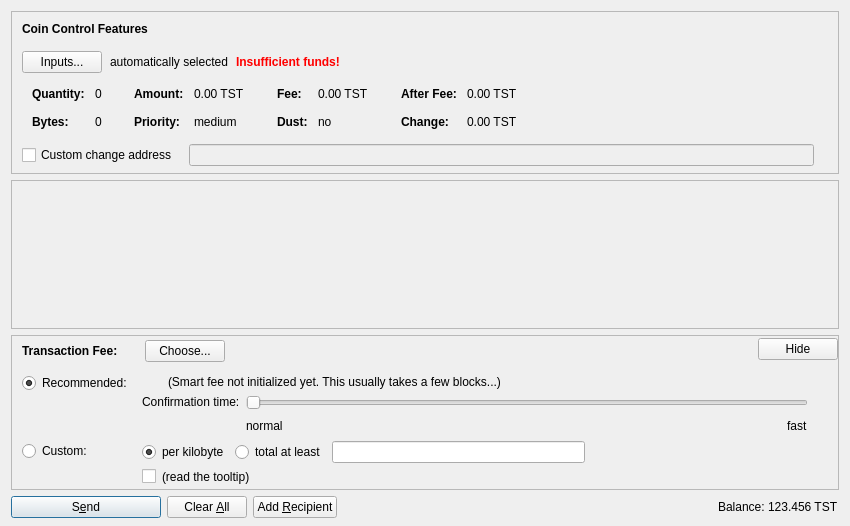
<?xml version="1.0" encoding="UTF-8"?>
<ui version="4.0">
 <class>SendCoinsDialog</class>
 <widget class="QDialog" name="SendCoinsDialog">
  <property name="geometry">
   <rect>
    <x>0</x>
    <y>0</y>
    <width>850</width>
    <height>526</height>
   </rect>
  </property>
  <property name="windowTitle">
   <string>Send Coins</string>
  </property>
  <layout class="QVBoxLayout" name="verticalLayout" stretch="0,1,0,0">
   <property name="bottomMargin">
    <number>8</number>
   </property>
   <item>
    <widget class="QFrame" name="frameCoinControl">
     <property name="sizePolicy">
      <sizepolicy hsizetype="Expanding" vsizetype="Expanding">
       <horstretch>0</horstretch>
       <verstretch>0</verstretch>
      </sizepolicy>
     </property>
     <property name="maximumSize">
      <size>
       <width>16777215</width>
       <height>16777215</height>
      </size>
     </property>
     <property name="frameShape">
      <enum>QFrame::StyledPanel</enum>
     </property>
     <property name="frameShadow">
      <enum>QFrame::Sunken</enum>
     </property>
     <layout class="QVBoxLayout" name="verticalLayoutCoinControl2">
      <property name="spacing">
       <number>0</number>
      </property>
      <property name="leftMargin">
       <number>0</number>
      </property>
      <property name="topMargin">
       <number>0</number>
      </property>
      <property name="rightMargin">
       <number>0</number>
      </property>
      <property name="bottomMargin">
       <number>6</number>
      </property>
      <item>
       <layout class="QVBoxLayout" name="verticalLayoutCoinControl" stretch="0,0,0,0,1">
        <property name="spacing">
         <number>0</number>
        </property>
        <property name="leftMargin">
         <number>10</number>
        </property>
        <property name="topMargin">
         <number>10</number>
        </property>
        <item>
         <layout class="QHBoxLayout" name="horizontalLayoutCoinControl1">
          <property name="bottomMargin">
           <number>15</number>
          </property>
          <item>
           <widget class="QLabel" name="labelCoinControlFeatures">
            <property name="sizePolicy">
             <sizepolicy hsizetype="Preferred" vsizetype="Maximum">
              <horstretch>0</horstretch>
              <verstretch>0</verstretch>
             </sizepolicy>
            </property>
            <property name="font">
             <font>
              <weight>75</weight>
              <bold>true</bold>
             </font>
            </property>
            <property name="styleSheet">
             <string notr="true">font-weight:bold;</string>
            </property>
            <property name="text">
             <string>Coin Control Features</string>
            </property>
           </widget>
          </item>
         </layout>
        </item>
        <item>
         <layout class="QHBoxLayout" name="horizontalLayoutCoinControl2" stretch="0,0,0,0">
          <property name="spacing">
           <number>8</number>
          </property>
          <property name="bottomMargin">
           <number>10</number>
          </property>
          <item>
           <widget class="QPushButton" name="pushButtonCoinControl">
            <property name="styleSheet">
             <string notr="true"/>
            </property>
            <property name="text">
             <string>Inputs...</string>
            </property>
            <property name="autoDefault">
             <bool>false</bool>
            </property>
           </widget>
          </item>
          <item>
           <widget class="QLabel" name="labelCoinControlAutomaticallySelected">
            <property name="text">
             <string>automatically selected</string>
            </property>
            <property name="margin">
             <number>5</number>
            </property>
           </widget>
          </item>
          <item>
           <widget class="QLabel" name="labelCoinControlInsuffFunds">
            <property name="font">
             <font>
              <weight>75</weight>
              <bold>true</bold>
             </font>
            </property>
            <property name="styleSheet">
             <string notr="true">color:red;font-weight:bold;</string>
            </property>
            <property name="text">
             <string>Insufficient funds!</string>
            </property>
            <property name="margin">
             <number>5</number>
            </property>
           </widget>
          </item>
          <item>
           <spacer name="horizontalSpacerCoinControl">
            <property name="orientation">
             <enum>Qt::Horizontal</enum>
            </property>
            <property name="sizeHint" stdset="0">
             <size>
              <width>40</width>
              <height>1</height>
             </size>
            </property>
           </spacer>
          </item>
         </layout>
        </item>
        <item>
         <widget class="QWidget" name="widgetCoinControl" native="true">
          <property name="sizePolicy">
           <sizepolicy hsizetype="Preferred" vsizetype="Preferred">
            <horstretch>0</horstretch>
            <verstretch>0</verstretch>
           </sizepolicy>
          </property>
          <property name="minimumSize">
           <size>
            <width>0</width>
            <height>0</height>
           </size>
          </property>
          <property name="styleSheet">
           <string notr="true"/>
          </property>
          <layout class="QHBoxLayout" name="horizontalLayoutCoinControl5">
           <property name="leftMargin">
            <number>0</number>
           </property>
           <property name="topMargin">
            <number>0</number>
           </property>
           <property name="rightMargin">
            <number>0</number>
           </property>
           <property name="bottomMargin">
            <number>0</number>
           </property>
           <item>
            <layout class="QHBoxLayout" name="horizontalLayoutCoinControl3" stretch="0,0,0,1">
             <property name="spacing">
              <number>20</number>
             </property>
             <property name="topMargin">
              <number>0</number>
             </property>
             <property name="bottomMargin">
              <number>10</number>
             </property>
             <item>
              <layout class="QFormLayout" name="formLayoutCoinControl1">
               <property name="horizontalSpacing">
                <number>10</number>
               </property>
               <property name="verticalSpacing">
                <number>14</number>
               </property>
               <property name="leftMargin">
                <number>10</number>
               </property>
               <property name="topMargin">
                <number>4</number>
               </property>
               <property name="rightMargin">
                <number>6</number>
               </property>
               <item row="0" column="0">
                <widget class="QLabel" name="labelCoinControlQuantityText">
                 <property name="font">
                  <font>
                   <weight>75</weight>
                   <bold>true</bold>
                  </font>
                 </property>
                 <property name="text">
                  <string>Quantity:</string>
                 </property>
                 <property name="margin">
                  <number>0</number>
                 </property>
                </widget>
               </item>
               <item row="0" column="1">
                <widget class="QLabel" name="labelCoinControlQuantity">
                 <property name="cursor">
                  <cursorShape>IBeamCursor</cursorShape>
                 </property>
                 <property name="contextMenuPolicy">
                  <enum>Qt::ActionsContextMenu</enum>
                 </property>
                 <property name="text">
                  <string notr="true">0</string>
                 </property>
                 <property name="margin">
                  <number>0</number>
                 </property>
                 <property name="textInteractionFlags">
                  <set>Qt::LinksAccessibleByMouse|Qt::TextSelectableByKeyboard|Qt::TextSelectableByMouse</set>
                 </property>
                </widget>
               </item>
               <item row="1" column="0">
                <widget class="QLabel" name="labelCoinControlBytesText">
                 <property name="font">
                  <font>
                   <weight>75</weight>
                   <bold>true</bold>
                  </font>
                 </property>
                 <property name="text">
                  <string>Bytes:</string>
                 </property>
                </widget>
               </item>
               <item row="1" column="1">
                <widget class="QLabel" name="labelCoinControlBytes">
                 <property name="cursor">
                  <cursorShape>IBeamCursor</cursorShape>
                 </property>
                 <property name="contextMenuPolicy">
                  <enum>Qt::ActionsContextMenu</enum>
                 </property>
                 <property name="text">
                  <string notr="true">0</string>
                 </property>
                 <property name="textInteractionFlags">
                  <set>Qt::LinksAccessibleByMouse|Qt::TextSelectableByKeyboard|Qt::TextSelectableByMouse</set>
                 </property>
                </widget>
               </item>
              </layout>
             </item>
             <item>
              <layout class="QFormLayout" name="formLayoutCoinControl2">
               <property name="horizontalSpacing">
                <number>10</number>
               </property>
               <property name="verticalSpacing">
                <number>14</number>
               </property>
               <property name="leftMargin">
                <number>6</number>
               </property>
               <property name="topMargin">
                <number>4</number>
               </property>
               <property name="rightMargin">
                <number>6</number>
               </property>
               <item row="0" column="0">
                <widget class="QLabel" name="labelCoinControlAmountText">
                 <property name="font">
                  <font>
                   <weight>75</weight>
                   <bold>true</bold>
                  </font>
                 </property>
                 <property name="text">
                  <string>Amount:</string>
                 </property>
                 <property name="margin">
                  <number>0</number>
                 </property>
                </widget>
               </item>
               <item row="0" column="1">
                <widget class="QLabel" name="labelCoinControlAmount">
                 <property name="cursor">
                  <cursorShape>IBeamCursor</cursorShape>
                 </property>
                 <property name="contextMenuPolicy">
                  <enum>Qt::ActionsContextMenu</enum>
                 </property>
                 <property name="text">
                  <string notr="true">0.00 TST</string>
                 </property>
                 <property name="textInteractionFlags">
                  <set>Qt::LinksAccessibleByMouse|Qt::TextSelectableByKeyboard|Qt::TextSelectableByMouse</set>
                 </property>
                </widget>
               </item>
               <item row="1" column="0">
                <widget class="QLabel" name="labelCoinControlPriorityText">
                 <property name="font">
                  <font>
                   <weight>75</weight>
                   <bold>true</bold>
                  </font>
                 </property>
                 <property name="text">
                  <string>Priority:</string>
                 </property>
                </widget>
               </item>
               <item row="1" column="1">
                <widget class="QLabel" name="labelCoinControlPriority">
                 <property name="cursor">
                  <cursorShape>IBeamCursor</cursorShape>
                 </property>
                 <property name="contextMenuPolicy">
                  <enum>Qt::ActionsContextMenu</enum>
                 </property>
                 <property name="text">
                  <string notr="true">medium</string>
                 </property>
                 <property name="textInteractionFlags">
                  <set>Qt::LinksAccessibleByMouse|Qt::TextSelectableByKeyboard|Qt::TextSelectableByMouse</set>
                 </property>
                </widget>
               </item>
              </layout>
             </item>
             <item>
              <layout class="QFormLayout" name="formLayoutCoinControl3">
               <property name="horizontalSpacing">
                <number>10</number>
               </property>
               <property name="verticalSpacing">
                <number>14</number>
               </property>
               <property name="leftMargin">
                <number>6</number>
               </property>
               <property name="topMargin">
                <number>4</number>
               </property>
               <property name="rightMargin">
                <number>6</number>
               </property>
               <item row="0" column="0">
                <widget class="QLabel" name="labelCoinControlFeeText">
                 <property name="font">
                  <font>
                   <weight>75</weight>
                   <bold>true</bold>
                  </font>
                 </property>
                 <property name="text">
                  <string>Fee:</string>
                 </property>
                 <property name="margin">
                  <number>0</number>
                 </property>
                </widget>
               </item>
               <item row="0" column="1">
                <widget class="QLabel" name="labelCoinControlFee">
                 <property name="cursor">
                  <cursorShape>IBeamCursor</cursorShape>
                 </property>
                 <property name="contextMenuPolicy">
                  <enum>Qt::ActionsContextMenu</enum>
                 </property>
                 <property name="text">
                  <string notr="true">0.00 TST</string>
                 </property>
                 <property name="textInteractionFlags">
                  <set>Qt::LinksAccessibleByMouse|Qt::TextSelectableByKeyboard|Qt::TextSelectableByMouse</set>
                 </property>
                </widget>
               </item>
               <item row="1" column="0">
                <widget class="QLabel" name="labelCoinControlLowOutputText">
                 <property name="font">
                  <font>
                   <weight>75</weight>
                   <bold>true</bold>
                  </font>
                 </property>
                 <property name="text">
                  <string>Dust:</string>
                 </property>
                </widget>
               </item>
               <item row="1" column="1">
                <widget class="QLabel" name="labelCoinControlLowOutput">
                 <property name="cursor">
                  <cursorShape>IBeamCursor</cursorShape>
                 </property>
                 <property name="contextMenuPolicy">
                  <enum>Qt::ActionsContextMenu</enum>
                 </property>
                 <property name="text">
                  <string notr="true">no</string>
                 </property>
                 <property name="textInteractionFlags">
                  <set>Qt::LinksAccessibleByMouse|Qt::TextSelectableByKeyboard|Qt::TextSelectableByMouse</set>
                 </property>
                </widget>
               </item>
              </layout>
             </item>
             <item>
              <layout class="QFormLayout" name="formLayoutCoinControl4">
               <property name="horizontalSpacing">
                <number>10</number>
               </property>
               <property name="verticalSpacing">
                <number>14</number>
               </property>
               <property name="leftMargin">
                <number>6</number>
               </property>
               <property name="topMargin">
                <number>4</number>
               </property>
               <property name="rightMargin">
                <number>6</number>
               </property>
               <item row="0" column="0">
                <widget class="QLabel" name="labelCoinControlAfterFeeText">
                 <property name="font">
                  <font>
                   <weight>75</weight>
                   <bold>true</bold>
                  </font>
                 </property>
                 <property name="text">
                  <string>After Fee:</string>
                 </property>
                 <property name="margin">
                  <number>0</number>
                 </property>
                </widget>
               </item>
               <item row="0" column="1">
                <widget class="QLabel" name="labelCoinControlAfterFee">
                 <property name="cursor">
                  <cursorShape>IBeamCursor</cursorShape>
                 </property>
                 <property name="contextMenuPolicy">
                  <enum>Qt::ActionsContextMenu</enum>
                 </property>
                 <property name="text">
                  <string notr="true">0.00 TST</string>
                 </property>
                 <property name="textInteractionFlags">
                  <set>Qt::LinksAccessibleByMouse|Qt::TextSelectableByKeyboard|Qt::TextSelectableByMouse</set>
                 </property>
                </widget>
               </item>
               <item row="1" column="0">
                <widget class="QLabel" name="labelCoinControlChangeText">
                 <property name="font">
                  <font>
                   <weight>75</weight>
                   <bold>true</bold>
                  </font>
                 </property>
                 <property name="text">
                  <string>Change:</string>
                 </property>
                </widget>
               </item>
               <item row="1" column="1">
                <widget class="QLabel" name="labelCoinControlChange">
                 <property name="cursor">
                  <cursorShape>IBeamCursor</cursorShape>
                 </property>
                 <property name="contextMenuPolicy">
                  <enum>Qt::ActionsContextMenu</enum>
                 </property>
                 <property name="text">
                  <string notr="true">0.00 TST</string>
                 </property>
                 <property name="textInteractionFlags">
                  <set>Qt::LinksAccessibleByMouse|Qt::TextSelectableByKeyboard|Qt::TextSelectableByMouse</set>
                 </property>
                </widget>
               </item>
              </layout>
             </item>
            </layout>
           </item>
          </layout>
         </widget>
        </item>
        <item>
         <layout class="QHBoxLayout" name="horizontalLayoutCoinControl4" stretch="0,0,0">
          <property name="spacing">
           <number>12</number>
          </property>
          <property name="sizeConstraint">
           <enum>QLayout::SetDefaultConstraint</enum>
          </property>
          <property name="topMargin">
           <number>5</number>
          </property>
          <property name="rightMargin">
           <number>5</number>
          </property>
          <item>
           <widget class="QCheckBox" name="checkBoxCoinControlChange">
            <property name="toolTip">
             <string>If this is activated, but the change address is empty or invalid, change will be sent to a newly generated address.</string>
            </property>
            <property name="text">
             <string>Custom change address</string>
            </property>
           </widget>
          </item>
          <item>
           <widget class="QValidatedLineEdit" name="lineEditCoinControlChange">
            <property name="enabled">
             <bool>false</bool>
            </property>
            <property name="sizePolicy">
             <sizepolicy hsizetype="Expanding" vsizetype="Fixed">
              <horstretch>0</horstretch>
              <verstretch>0</verstretch>
             </sizepolicy>
            </property>
           </widget>
          </item>
          <item>
           <widget class="QLabel" name="labelCoinControlChangeLabel">
            <property name="sizePolicy">
             <sizepolicy hsizetype="Preferred" vsizetype="Expanding">
              <horstretch>0</horstretch>
              <verstretch>0</verstretch>
             </sizepolicy>
            </property>
            <property name="minimumSize">
             <size>
              <width>0</width>
              <height>0</height>
             </size>
            </property>
            <property name="text">
             <string/>
            </property>
            <property name="margin">
             <number>3</number>
            </property>
           </widget>
          </item>
         </layout>
        </item>
        <item>
         <spacer name="verticalSpacerCoinControl">
          <property name="orientation">
           <enum>Qt::Vertical</enum>
          </property>
          <property name="sizeHint" stdset="0">
           <size>
            <width>800</width>
            <height>1</height>
           </size>
          </property>
         </spacer>
        </item>
       </layout>
      </item>
     </layout>
    </widget>
   </item>
   <item>
    <widget class="QScrollArea" name="scrollArea">
     <property name="widgetResizable">
      <bool>true</bool>
     </property>
     <widget class="QWidget" name="scrollAreaWidgetContents">
      <property name="geometry">
       <rect>
        <x>0</x>
        <y>0</y>
        <width>830</width>
        <height>104</height>
       </rect>
      </property>
      <layout class="QVBoxLayout" name="verticalLayout_2" stretch="0,1">
       <property name="leftMargin">
        <number>0</number>
       </property>
       <property name="topMargin">
        <number>0</number>
       </property>
       <property name="rightMargin">
        <number>0</number>
       </property>
       <property name="bottomMargin">
        <number>0</number>
       </property>
       <item>
        <layout class="QVBoxLayout" name="entries">
         <property name="spacing">
          <number>6</number>
         </property>
        </layout>
       </item>
       <item>
        <spacer name="verticalSpacer">
         <property name="orientation">
          <enum>Qt::Vertical</enum>
         </property>
         <property name="sizeHint" stdset="0">
          <size>
           <width>20</width>
           <height>40</height>
          </size>
         </property>
        </spacer>
       </item>
      </layout>
     </widget>
    </widget>
   </item>
   <item>
    <widget class="QFrame" name="frameFee">
     <property name="sizePolicy">
      <sizepolicy hsizetype="Expanding" vsizetype="Expanding">
       <horstretch>0</horstretch>
       <verstretch>0</verstretch>
      </sizepolicy>
     </property>
     <property name="maximumSize">
      <size>
       <width>16777215</width>
       <height>16777215</height>
      </size>
     </property>
     <property name="frameShape">
      <enum>QFrame::StyledPanel</enum>
     </property>
     <property name="frameShadow">
      <enum>QFrame::Sunken</enum>
     </property>
     <layout class="QVBoxLayout" name="verticalLayoutFee1">
      <property name="spacing">
       <number>0</number>
      </property>
      <property name="leftMargin">
       <number>0</number>
      </property>
      <property name="topMargin">
       <number>0</number>
      </property>
      <property name="rightMargin">
       <number>0</number>
      </property>
      <property name="bottomMargin">
       <number>0</number>
      </property>
      <item>
       <layout class="QVBoxLayout" name="verticalLayoutFee2" stretch="0,0,0">
        <property name="spacing">
         <number>0</number>
        </property>
        <property name="leftMargin">
         <number>10</number>
        </property>
        <property name="topMargin">
         <number>0</number>
        </property>
        <item>
         <layout class="QHBoxLayout" name="horizontalLayoutFee1">
          <property name="bottomMargin">
           <number>0</number>
          </property>
          <item>
           <layout class="QVBoxLayout" name="verticalLayoutFee7">
            <property name="spacing">
             <number>0</number>
            </property>
            <item>
             <spacer name="verticalSpacerSmartFee">
              <property name="orientation">
               <enum>Qt::Vertical</enum>
              </property>
              <property name="sizeType">
               <enum>QSizePolicy::Fixed</enum>
              </property>
              <property name="sizeHint" stdset="0">
               <size>
                <width>1</width>
                <height>4</height>
               </size>
              </property>
             </spacer>
            </item>
            <item>
             <layout class="QHBoxLayout" name="horizontalLayoutSmartFee">
              <property name="spacing">
               <number>10</number>
              </property>
              <item>
               <widget class="QLabel" name="labelFeeHeadline">
                <property name="sizePolicy">
                 <sizepolicy hsizetype="Preferred" vsizetype="Maximum">
                  <horstretch>0</horstretch>
                  <verstretch>0</verstretch>
                 </sizepolicy>
                </property>
                <property name="font">
                 <font>
                  <weight>75</weight>
                  <bold>true</bold>
                 </font>
                </property>
                <property name="styleSheet">
                 <string notr="true">font-weight:bold;</string>
                </property>
                <property name="text">
                 <string>Transaction Fee:</string>
                </property>
               </widget>
              </item>
              <item>
               <widget class="QLabel" name="labelFeeMinimized">
                <property name="text">
                 <string/>
                </property>
               </widget>
              </item>
              <item>
               <widget class="QPushButton" name="buttonChooseFee">
                <property name="text">
                 <string>Choose...</string>
                </property>
               </widget>
              </item>
             </layout>
            </item>
            <item>
             <spacer name="verticalSpacer_5">
              <property name="orientation">
               <enum>Qt::Vertical</enum>
              </property>
              <property name="sizeHint" stdset="0">
               <size>
                <width>1</width>
                <height>1</height>
               </size>
              </property>
             </spacer>
            </item>
           </layout>
          </item>
          <item>
           <spacer name="horizontalSpacer_4">
            <property name="orientation">
             <enum>Qt::Horizontal</enum>
            </property>
            <property name="sizeHint" stdset="0">
             <size>
              <width>40</width>
              <height>20</height>
             </size>
            </property>
           </spacer>
          </item>
          <item>
           <widget class="QPushButton" name="buttonMinimizeFee">
            <property name="toolTip">
             <string>collapse fee-settings</string>
            </property>
            <property name="text">
             <string>Hide</string>
            </property>
           </widget>
          </item>
         </layout>
        </item>
        <item>
         <widget class="QFrame" name="frameFeeSelection">
          <layout class="QVBoxLayout" name="verticalLayoutFee12">
           <property name="spacing">
            <number>0</number>
           </property>
           <property name="leftMargin">
            <number>0</number>
           </property>
           <property name="topMargin">
            <number>0</number>
           </property>
           <property name="rightMargin">
            <number>0</number>
           </property>
           <property name="bottomMargin">
            <number>0</number>
           </property>
           <item>
            <layout class="QGridLayout" name="gridLayoutFee">
             <property name="topMargin">
              <number>10</number>
             </property>
             <property name="bottomMargin">
              <number>4</number>
             </property>
             <property name="horizontalSpacing">
              <number>10</number>
             </property>
             <property name="verticalSpacing">
              <number>4</number>
             </property>
             <item row="1" column="1">
              <layout class="QVBoxLayout" name="verticalLayoutFee8">
               <property name="spacing">
                <number>6</number>
               </property>
               <item>
                <layout class="QHBoxLayout" name="horizontalLayoutFee13">
                 <item>
                  <widget class="QRadioButton" name="radioCustomPerKilobyte">
                   <property name="toolTip">
                    <string>If the custom fee is set to 1000 satoshis and the transaction is only 250 bytes, then &quot;per kilobyte&quot; only pays 250 satoshis in fee, while &quot;total at least&quot; pays 1000 satoshis. For transactions bigger than a kilobyte both pay by kilobyte.</string>
                   </property>
                   <property name="text">
                    <string>per kilobyte</string>
                   </property>
                   <property name="checked">
                    <bool>true</bool>
                   </property>
                   <attribute name="buttonGroup">
                    <string notr="true">groupCustomFee</string>
                   </attribute>
                  </widget>
                 </item>
                 <item>
                  <widget class="QRadioButton" name="radioCustomAtLeast">
                   <property name="toolTip">
                    <string>If the custom fee is set to 1000 satoshis and the transaction is only 250 bytes, then &quot;per kilobyte&quot; only pays 250 satoshis in fee, while &quot;total at least&quot; pays 1000 satoshis. For transactions bigger than a kilobyte both pay by kilobyte.</string>
                   </property>
                   <property name="text">
                    <string>total at least</string>
                   </property>
                   <attribute name="buttonGroup">
                    <string notr="true">groupCustomFee</string>
                   </attribute>
                  </widget>
                 </item>
                 <item>
                  <widget class="BitcoinAmountField" name="customFee"/>
                 </item>
                 <item>
                  <spacer name="horizontalSpacer_6">
                   <property name="orientation">
                    <enum>Qt::Horizontal</enum>
                   </property>
                   <property name="sizeHint" stdset="0">
                    <size>
                     <width>1</width>
                     <height>1</height>
                    </size>
                   </property>
                  </spacer>
                 </item>
                </layout>
               </item>
               <item>
                <layout class="QHBoxLayout" name="horizontalLayoutFee8">
                 <item>
                  <widget class="QCheckBox" name="checkBoxMinimumFee">
                   <property name="toolTip">
                    <string>Paying only the minimum fee is just fine as long as there is less transaction volume than space in the blocks. But be aware that this can end up in a never confirming transaction once there is more demand for testcoin transactions than the network can process.</string>
                   </property>
                   <property name="text">
                    <string/>
                   </property>
                  </widget>
                 </item>
                 <item>
                  <widget class="QLabel" name="labelMinFeeWarning">
                   <property name="enabled">
                    <bool>true</bool>
                   </property>
                   <property name="toolTip">
                    <string>Paying only the minimum fee is just fine as long as there is less transaction volume than space in the blocks. But be aware that this can end up in a never confirming transaction once there is more demand for testcoin transactions than the network can process.</string>
                   </property>
                   <property name="text">
                    <string>(read the tooltip)</string>
                   </property>
                   <property name="margin">
                    <number>5</number>
                   </property>
                  </widget>
                 </item>
                 <item>
                  <spacer name="horizontalSpacer_2">
                   <property name="orientation">
                    <enum>Qt::Horizontal</enum>
                   </property>
                   <property name="sizeHint" stdset="0">
                    <size>
                     <width>1</width>
                     <height>1</height>
                    </size>
                   </property>
                  </spacer>
                 </item>
                </layout>
               </item>
              </layout>
             </item>
             <item row="0" column="0">
              <layout class="QVBoxLayout" name="verticalLayoutFee4" stretch="0,1">
               <item>
                <widget class="QRadioButton" name="radioSmartFee">
                 <property name="text">
                  <string>Recommended:</string>
                 </property>
                 <property name="checked">
                  <bool>true</bool>
                 </property>
                 <attribute name="buttonGroup">
                  <string notr="true">groupFee</string>
                 </attribute>
                </widget>
               </item>
               <item>
                <spacer name="verticalSpacer_2">
                 <property name="orientation">
                  <enum>Qt::Vertical</enum>
                 </property>
                 <property name="sizeHint" stdset="0">
                  <size>
                   <width>1</width>
                   <height>1</height>
                  </size>
                 </property>
                </spacer>
               </item>
              </layout>
             </item>
             <item row="1" column="0">
              <layout class="QVBoxLayout" name="verticalLayoutFee9" stretch="0,1">
               <item>
                <widget class="QRadioButton" name="radioCustomFee">
                 <property name="text">
                  <string>Custom:</string>
                 </property>
                 <attribute name="buttonGroup">
                  <string notr="true">groupFee</string>
                 </attribute>
                </widget>
               </item>
               <item>
                <spacer name="verticalSpacer_6">
                 <property name="orientation">
                  <enum>Qt::Vertical</enum>
                 </property>
                 <property name="sizeHint" stdset="0">
                  <size>
                   <width>1</width>
                   <height>1</height>
                  </size>
                 </property>
                </spacer>
               </item>
              </layout>
             </item>
             <item row="0" column="1">
              <layout class="QVBoxLayout" name="verticalLayoutFee3" stretch="0,0,1">
               <property name="spacing">
                <number>6</number>
               </property>
               <property name="topMargin">
                <number>2</number>
               </property>
               <item>
                <layout class="QHBoxLayout" name="horizontalLayoutFee12">
                 <item>
                  <widget class="QLabel" name="labelSmartFee">
                   <property name="text">
                    <string/>
                   </property>
                   <property name="margin">
                    <number>2</number>
                   </property>
                  </widget>
                 </item>
                 <item>
                  <widget class="QLabel" name="labelFeeEstimation">
                   <property name="text">
                    <string/>
                   </property>
                  </widget>
                 </item>
                 <item>
                  <widget class="QLabel" name="labelSmartFee2">
                   <property name="text">
                    <string>(Smart fee not initialized yet. This usually takes a few blocks...)</string>
                   </property>
                   <property name="margin">
                    <number>2</number>
                   </property>
                  </widget>
                 </item>
                 <item>
                  <spacer name="horizontalSpacer_5">
                   <property name="orientation">
                    <enum>Qt::Horizontal</enum>
                   </property>
                   <property name="sizeHint" stdset="0">
                    <size>
                     <width>1</width>
                     <height>1</height>
                    </size>
                   </property>
                  </spacer>
                 </item>
                </layout>
               </item>
               <item>
                <layout class="QHBoxLayout" name="horizontalLayoutFee9">
                 <item>
                  <layout class="QVBoxLayout" name="verticalLayoutFee6">
                   <item>
                    <widget class="QLabel" name="labelSmartFee3">
                     <property name="text">
                      <string>Confirmation time:</string>
                     </property>
                     <property name="margin">
                      <number>2</number>
                     </property>
                    </widget>
                   </item>
                   <item>
                    <spacer name="verticalSpacer_3">
                     <property name="orientation">
                      <enum>Qt::Vertical</enum>
                     </property>
                     <property name="sizeHint" stdset="0">
                      <size>
                       <width>1</width>
                       <height>1</height>
                      </size>
                     </property>
                    </spacer>
                   </item>
                  </layout>
                 </item>
                 <item>
                  <layout class="QVBoxLayout" name="verticalLayoutFee5">
                   <property name="rightMargin">
                    <number>30</number>
                   </property>
                   <item>
                    <widget class="QSlider" name="sliderSmartFee">
                     <property name="minimum">
                      <number>0</number>
                     </property>
                     <property name="maximum">
                      <number>24</number>
                     </property>
                     <property name="pageStep">
                      <number>1</number>
                     </property>
                     <property name="value">
                      <number>0</number>
                     </property>
                     <property name="orientation">
                      <enum>Qt::Horizontal</enum>
                     </property>
                     <property name="invertedAppearance">
                      <bool>false</bool>
                     </property>
                     <property name="invertedControls">
                      <bool>false</bool>
                     </property>
                     <property name="tickPosition">
                      <enum>QSlider::NoTicks</enum>
                     </property>
                    </widget>
                   </item>
                   <item>
                    <layout class="QHBoxLayout" name="horizontalLayoutFee10">
                     <item>
                      <widget class="QLabel" name="labelSmartFeeNormal">
                       <property name="text">
                        <string>normal</string>
                       </property>
                      </widget>
                     </item>
                     <item>
                      <spacer name="horizontalSpacer_3">
                       <property name="orientation">
                        <enum>Qt::Horizontal</enum>
                       </property>
                       <property name="sizeHint" stdset="0">
                        <size>
                         <width>40</width>
                         <height>20</height>
                        </size>
                       </property>
                      </spacer>
                     </item>
                     <item>
                      <widget class="QLabel" name="labelSmartFeeFast">
                       <property name="text">
                        <string>fast</string>
                       </property>
                      </widget>
                     </item>
                    </layout>
                   </item>
                  </layout>
                 </item>
                </layout>
               </item>
               <item>
                <spacer name="verticalSpacer_4">
                 <property name="orientation">
                  <enum>Qt::Vertical</enum>
                 </property>
                 <property name="sizeHint" stdset="0">
                  <size>
                   <width>1</width>
                   <height>1</height>
                  </size>
                 </property>
                </spacer>
               </item>
              </layout>
             </item>
            </layout>
           </item>
          </layout>
         </widget>
        </item>
        <item>
         <spacer name="verticalSpacerFee">
          <property name="orientation">
           <enum>Qt::Vertical</enum>
          </property>
          <property name="sizeHint" stdset="0">
           <size>
            <width>800</width>
            <height>1</height>
           </size>
          </property>
         </spacer>
        </item>
       </layout>
      </item>
     </layout>
    </widget>
   </item>
   <item>
    <layout class="QHBoxLayout" name="horizontalLayout">
     <item>
      <widget class="QPushButton" name="sendButton">
       <property name="minimumSize">
        <size>
         <width>150</width>
         <height>0</height>
        </size>
       </property>
       <property name="toolTip">
        <string>Confirm the send action</string>
       </property>
       <property name="text">
        <string>S&amp;end</string>
       </property>
       <property name="icon">
        <iconset resource="../bitcoin.qrc">
         <normaloff>:/icons/send</normaloff>:/icons/send</iconset>
       </property>
       <property name="autoDefault">
        <bool>false</bool>
       </property>
       <property name="default">
        <bool>true</bool>
       </property>
      </widget>
     </item>
     <item>
      <widget class="QPushButton" name="clearButton">
       <property name="sizePolicy">
        <sizepolicy hsizetype="Minimum" vsizetype="Fixed">
         <horstretch>0</horstretch>
         <verstretch>0</verstretch>
        </sizepolicy>
       </property>
       <property name="toolTip">
        <string>Clear all fields of the form.</string>
       </property>
       <property name="text">
        <string>Clear &amp;All</string>
       </property>
       <property name="icon">
        <iconset resource="../bitcoin.qrc">
         <normaloff>:/icons/remove</normaloff>:/icons/remove</iconset>
       </property>
       <property name="autoDefault">
        <bool>false</bool>
       </property>
      </widget>
     </item>
     <item>
      <widget class="QPushButton" name="addButton">
       <property name="toolTip">
        <string>Send to multiple recipients at once</string>
       </property>
       <property name="text">
        <string>Add &amp;Recipient</string>
       </property>
       <property name="icon">
        <iconset resource="../bitcoin.qrc">
         <normaloff>:/icons/add</normaloff>:/icons/add</iconset>
       </property>
       <property name="autoDefault">
        <bool>false</bool>
       </property>
      </widget>
     </item>
     <item>
      <spacer name="horizontalSpacer">
       <property name="orientation">
        <enum>Qt::Horizontal</enum>
       </property>
       <property name="sizeHint" stdset="0">
        <size>
         <width>40</width>
         <height>20</height>
        </size>
       </property>
      </spacer>
     </item>
     <item>
      <layout class="QHBoxLayout" name="horizontalLayout_2">
       <property name="spacing">
        <number>3</number>
       </property>
       <item>
        <widget class="QLabel" name="label">
         <property name="sizePolicy">
          <sizepolicy hsizetype="Preferred" vsizetype="Fixed">
           <horstretch>0</horstretch>
           <verstretch>0</verstretch>
          </sizepolicy>
         </property>
         <property name="text">
          <string>Balance:</string>
         </property>
        </widget>
       </item>
       <item>
        <widget class="QLabel" name="labelBalance">
         <property name="sizePolicy">
          <sizepolicy hsizetype="Preferred" vsizetype="Fixed">
           <horstretch>0</horstretch>
           <verstretch>0</verstretch>
          </sizepolicy>
         </property>
         <property name="cursor">
          <cursorShape>IBeamCursor</cursorShape>
         </property>
         <property name="text">
          <string notr="true">123.456 TST</string>
         </property>
         <property name="textInteractionFlags">
          <set>Qt::LinksAccessibleByMouse|Qt::TextSelectableByKeyboard|Qt::TextSelectableByMouse</set>
         </property>
        </widget>
       </item>
      </layout>
     </item>
    </layout>
   </item>
  </layout>
 </widget>
 <customwidgets>
  <customwidget>
   <class>QValidatedLineEdit</class>
   <extends>QLineEdit</extends>
   <header>qvalidatedlineedit.h</header>
  </customwidget>
  <customwidget>
   <class>BitcoinAmountField</class>
   <extends>QLineEdit</extends>
   <header>bitcoinamountfield.h</header>
   <container>1</container>
  </customwidget>
 </customwidgets>
 <resources>
  <include location="../bitcoin.qrc"/>
 </resources>
 <connections/>
 <buttongroups>
  <buttongroup name="groupFee"/>
  <buttongroup name="groupCustomFee"/>
 </buttongroups>
</ui>
